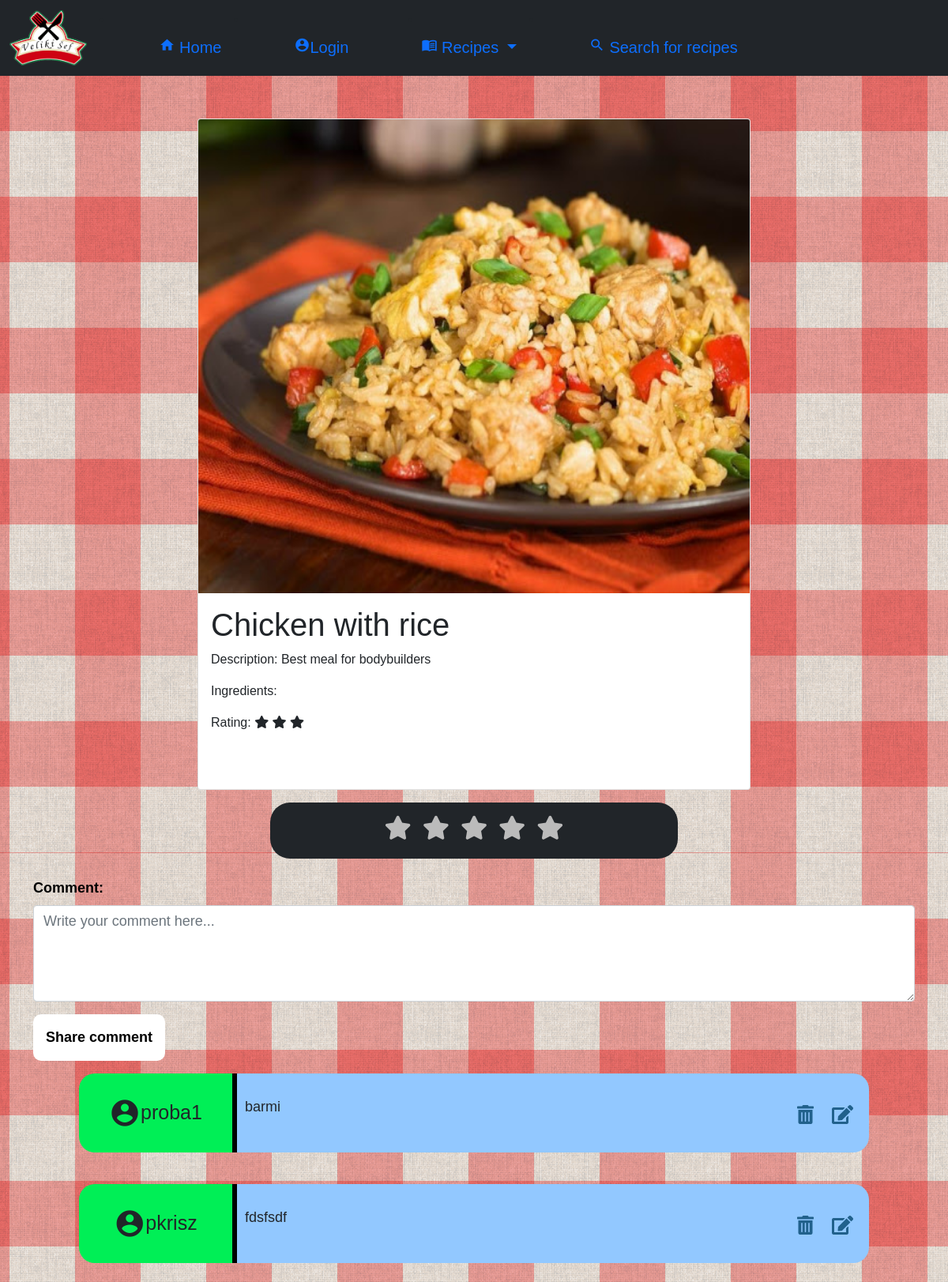
Page /details.php?id=1 on the committed database.
### tables this page shows
CREATE TABLE `recipes` (
  `recipes_id` varchar(50) NOT NULL,
  `recipes_name` varchar(50) NOT NULL,
  `recipes_image` varchar(1024) NOT NULL,
  `recipes_description` varchar(1000) NOT NULL,
  `recipes_accepted` tinyint(1) NOT NULL,
  `recipes_category_id` int(11) NOT NULL,
  `user_id` int(30) NOT NULL,
  `recipes_deleted` tinyint(1) NOT NULL,
  `recipes_create_time` datetime NOT NULL,
  `recipes_price` double NOT NULL
);

CREATE TABLE `comments_and_ratings` (
  `id` int(11) NOT NULL,
  `recipe_id` varchar(50) NOT NULL,
  `username_id` int(30) NOT NULL,
  `comment` varchar(500) NOT NULL,
  `rating` int(11) NOT NULL
);

CREATE TABLE `registered` (
  `id` int(30) NOT NULL,
  `username` varchar(30) NOT NULL,
  `password` varchar(255) NOT NULL,
  `email` varchar(30) NOT NULL,
  `name` varchar(30) NOT NULL,
  `surname` varchar(30) NOT NULL,
  `mobile` varchar(15) DEFAULT NULL,
  `token` varchar(200) DEFAULT NULL,
  `is_admin` int(11) NOT NULL
);

### details.php (the view, shortened to what this page needs)
<?php
  $recipes_id = $_GET["id"];
  require_once 'dbconfig.php';
  $select_recipes = "SELECT * from recipes where recipes_id = :id";
  $recipes_query = $pdo -> prepare($select_recipes);
  $recipes_query -> bindValue(":id", $recipes_id);
  $recipes_query -> execute();
    if($recipes_query -> rowCount() > 0){
        $rows = $recipes_query -> fetchAll();
      }
?>
<!doctype html>
<html lang="en">
  <head>
    <link rel="stylesheet" href="https://pro.fontawesome.com/releases/v5.10.0/css/fontawesome.css"/>
    <link href="https://cdn.jsdelivr.net/npm/bootstrap@5.0.0-beta3/dist/css/bootstrap.min.css" rel="stylesheet">
    <link rel="stylesheet" href="css/details.css">
    <link rel="stylesheet" href="css/all.min.css">
  </head>
  <body>
    <nav class="navbar navbar-expand-lg bg-dark navbar-dark fixed-top">
      <div class="container-fluid">
        <a class="navbar-brand" href="#"><img class="logo" src="images/logo.png"></a>
        <div class="collapse navbar-collapse" id="navbarNavDropdown">
            <li class="nav-item">
              <a class="nav-link links" href="index.php"><i class="material-icons">home</i> <span>Home</span></a>
            </li>
          <li class="nav-item">
              <?php if($_SESSION == NULL){
                  echo '<a class="nav-link links" href="login.php"><i class="material-icons">account_circle</i>';
                  echo 'Login';
                  echo '</a>';
              }
              else{
                echo '<a class="nav-link links" href="profile-page.php"><i class="material-icons">account_circle</i>';
                echo $_SESSION["username"];
                echo '</a>';
              } ?>
          </li>
            <li class="nav-item dropdown links">
              <a class="nav-link dropdown-toggle links-dropdown" id="navbarDropdownMenuLink" role="button" data-bs-toggle="dropdown" aria-expanded="false">
                <i class="material-icons">menu_book</i> Recipes
              </a>
            </li>
            <li class="nav-item">
              <a class="nav-link links" href="search.php"><i class="material-icons">search</i> Search for recipes</a>
            </li>
        </div>
      </div>
    </nav>
    <div class="container all">
        <div class="card">
          <img width="600" height="600" src = <?php echo '"' . $rows[0]["recipes_image"] . '"'; ?> class="card-img-top">
          <div class="card-body">
            <h1><?php echo $rows[0]["recipes_name"]; ?></h1>
            <p class="card-text">Description: <?php echo $rows[0]["recipes_description"]; ?></p>
            <p class="card-text">Ingredients: </p>
            <p class="card-text">Rating:
            <?php
            $select_comments_and_ratings = "SELECT ROUND(AVG(comments_and_ratings.rating)) from comments_and_ratings JOIN recipes
                  ON recipes.recipes_id = comments_and_ratings.recipe_id WHERE recipe_id = :id";
                $comments_and_ratings_query = $pdo -> prepare($select_comments_and_ratings);
                $comments_and_ratings_query -> bindValue(":id", $recipes_id);
                $comments_and_ratings_query -> execute();
                if($comments_and_ratings_query -> rowCount() > 0){
                    $rows1 = $comments_and_ratings_query -> fetch();
                  }
                  for($j = 0; $j < $rows1["ROUND(AVG(comments_and_ratings.rating))"]; $j++){
                    echo '
                      <i class="fas fa-star"></i>';
                  }
            ?>
            </p>
          </div>
        </div>
      </div>
<div class="container">
  <div id="rating-div" class="stars-background bg-dark mt-3">
    <ul class="list-inline rating-list">
      <li><i class="fa fa-star gray"></i></li>
      <li><i class="fa fa-star gray"></i></li>
      <li><i class="fa fa-star gray"></i></li>
      <li><i class="fa fa-star gray"></i></li>
      <li><i class="fa fa-star gray"></i></li>
    </ul>
  </div>
  <form method="POST" class="form-group mt-4">
    <label for="comment" class="form-label">Comment:</label>
    <textarea class="form-control" name="com" rows="4" placeholder="Write your comment here..."></textarea>
    <button type="submit" name="submit" class="btn mt-3 btn-default">Share comment</button>
  </form>
<?php
  $sql = "SELECT registered.username, comments_and_ratings.comment, comments_and_ratings.rating
  FROM comments_and_ratings JOIN registered ON registered.id = comments_and_ratings.username_id WHERE recipe_id = :id";
  $sql = $pdo -> prepare($sql);
  $sql -> bindValue(":id", $recipes_id, PDO::PARAM_INT);
  $sql -> execute();
  if($sql -> rowCount() > 0){
    $rows = $sql -> fetchAll();
    for($i = 0; $i < count($rows); $i++){
      echo '
      <div class="row-comment" style="display: flex; justify-content: center; align-items: center;">
          <div style="height: 100px; width: 200px;" class="text-center col-lg-4 mt-3 mb-4 profile-name">
              <i class="material-icons profile-icon">account_circle</i> <span id="username">' . $rows[$i]["username"] . '</span>
          </div>
          <div style="height: 100px; width: 800px;" class="comment-description col-lg-8 mt-3 mb-4">
              <p class="comment">' . $rows[$i]["comment"] . '</p>
              <a class="delete-comment"><i class="fas fa-trash-alt"></i></a>
              <a class="edit-comment"><i class="fas fa-edit"></i></a>
          </div>
        </div>';
    }
  }
?>
</div>
  </body>
</html>

### css/details.css (style rules this page uses)
body { font-family: "Trebuchet MS", "Lucida Sans Unicode", "Lucida Grande", "Lucida Sans", Arial, sans-serif; background-image: url("../images/texture.png"); padding: 0; margin: 0; overflow-x: hidden; }
.logo { height: 70px; width: auto; }
li a { color: #fff; font-size: 20px; }
.nav-link { text-align: center; }
.links { margin-left: 60px; border-radius: 10px; }
.links-dropdown { border-radius: 10px; }
.material-icons { font-size: 20px; }
.card { margin-top: 150px; height: 850px; width: 700px; }
.all { display: flex; justify-content: center; }
.form-label { color: #000; font-size: 18px; font-weight: bold; }
.form-control { font-size: 18px; }
.btn { background-color: white; color: #000; font-weight: bold; padding: 15px; font-size: 18px; border-radius: 10px; }
.row-comment { display: flex; flex-direction: row; justify-content: center; align-items: center; }
.profile-name { border-right: 6px solid #000; border-top-left-radius: 20px; border-bottom-left-radius: 20px; background-color: #00ef56; display: flex; justify-content: center; align-items: center; }
.comment-description { border-top-right-radius: 20px; border-bottom-right-radius: 20px; padding: 10px; background-color: #92c8ff; width: 100%; height: auto; display: flex; flex-direction: row; position: relative; }
.comment { display: flex; justify-content: flex-start; align-items: center; font-size: 18px; }
.delete-comment { position: absolute; top: 35px; right: 70px; font-size: 24px; transition: 0.5s; color: #21618c; }
.edit-comment { position: absolute; top: 35px; right: 20px; font-size: 24px; transition: 0.5s; color: #21618c; }
#username { font-size: 25px; vertical-align: middle; }
.profile-icon { font-size: 40px; vertical-align: middle; }
.fa-star:before { content: "\f005"; }
.rating-list li i.gray { color: #bbb; }
.stars-background { display: flex; justify-content: center; margin-left: 300px; margin-right: 300px; border-radius: 25px; }
.list-inline > li { display: inline-block; padding-right: 5px; padding-left: 5px; font-size: 30px; }
.rating-list li { padding-top: 10px; }
.fa { display: inline-block; font: normal normal normal 14px/1 FontAwesome; font-size: inherit; text-rendering: auto; -webkit-font-smoothing: antialiased; -moz-osx-font-smoothing: grayscale; transform: translate(0, 0); }

### rows in the picture
recipes: recipes_image (picture), recipes_name "Chicken with rice", recipes_description "Best meal for bodybuilders"
comments_and_ratings: username.username "proba1", comment "barmi"
comments_and_ratings: username.username "pkrisz", comment "fdsfsdf"
